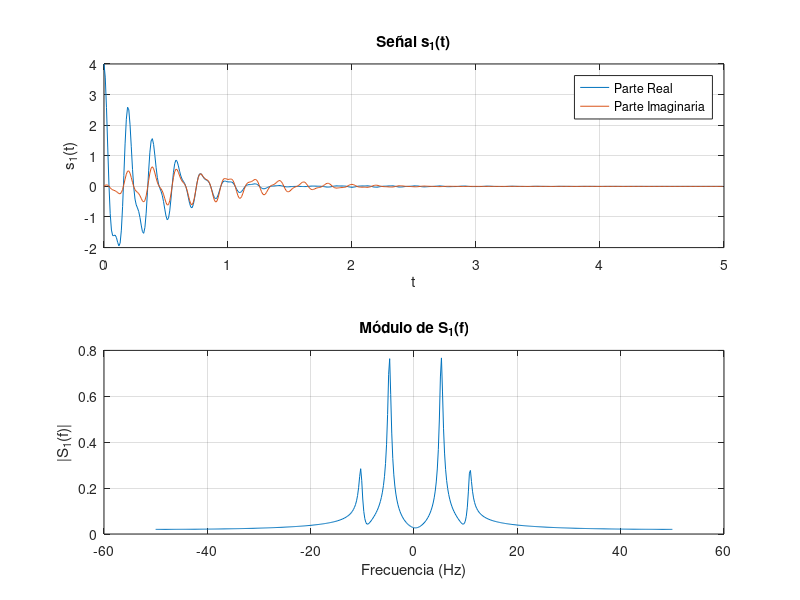
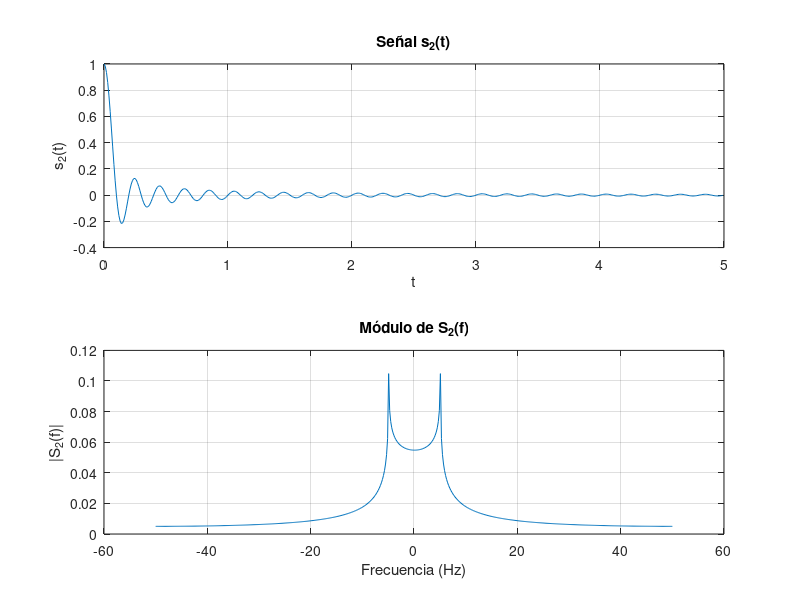
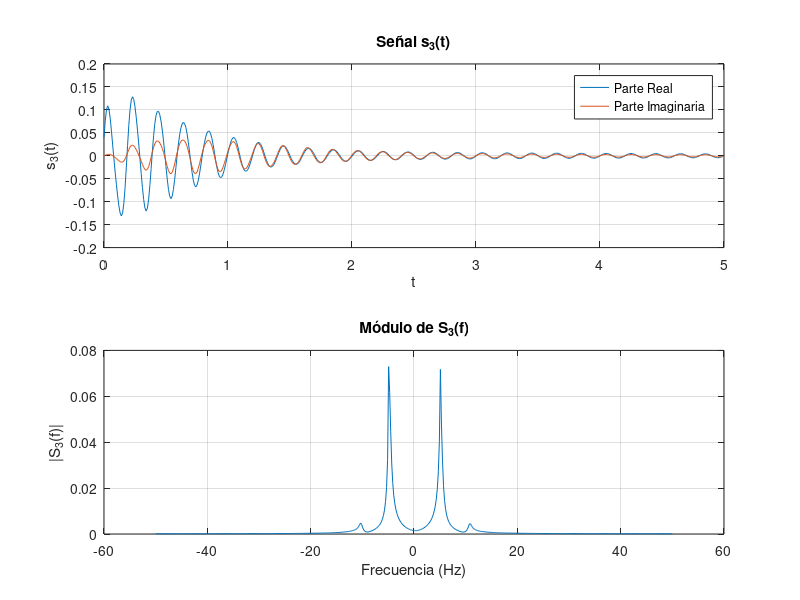

Reproduce these figures in MATLAB, in order.
%%
%Author: 
%  ___                                                       _     __      
% /\_ \                                                    /' \  /'_ `\    
% \//\ \   __  __   ___     __      ____   ___ ___   _ __ /\_, \/\ \L\ \   
%   \ \ \ /\ \/\ \ /'___\ /'__`\   /',__\/' __` __`\/\`'__\/_/\ \ \___, \  
%    \_\ \\ \ \_\ /\ \__//\ \L\.\_/\__, `/\ \/\ \/\ \ \ \/   \ \ \/__,/\ \ 
%    /\____\ \____\ \____\ \__/.\_\/\____\ \_\ \_\ \_\ \_\    \ \_\   \ \_\
%    \/____/\/___/ \/____/\/__/\/_/\/___/ \/_/\/_/\/_/\/_/     \/_/    \/_/
%%
clear; 
close all;
clc;

%%
%
inct = 0.01;
T = 5;
t = 0:inct:T-inct;

s1_t = exp( (-2 + 1i)*t ) .* ( sin( 21*pi*t +pi/2 ) + 3*cos( 10*pi*t )  );

% Transformada:
N= 500; % Elegir N de tal manera que T = N * inct
incw = 2*pi/((N-1)*inct); % Calcula w (rad/s)
w = -pi/inct:incw:pi/inct;

% Calcular la Transformada de Fourier continua
S1_f = fftshift(fft(s1_t)*inct);
f = w./(2*pi);

% Graficando la s1(t) y el módulo de S1(f):
figure;

subplot(2,1,1)
plot(t, real(s1_t))
hold on
plot(t, imag(s1_t))
hold off
xlabel('t')
ylabel('s_1(t)')
title('Señal s_1(t)')
grid on
legend('Parte Real', 'Parte Imaginaria');

subplot(2,1,2)
plot(f, abs(S1_f))
xlabel('Frecuencia (Hz)')
ylabel('|S_1(f)|')
title('Módulo de S_1(f)')
grid on

% Energía de s1(t):
E_s1_t = inct * sum(abs(s1_t).^2);

% Hallar la w tal que |Xw| sea máximo:
[~, ind_max] = max(abs(S1_f));
frecuencia_maxima = w(ind_max);

%%
% b)
N2 = 500; % Elegir N de tal manera que T = N * inct
s2_t = sinc(10*t);

incw2 = 2*pi/((N2-1)*inct); 
w2 = -pi/inct:incw2:pi/inct;
f2 = w2./(2*pi);

% Calcular la Transformada de Fourier continua
S2_f = fftshift(fft(s2_t)*inct);

figure;

subplot(2,1,1)
plot(t, s2_t)
xlabel('t')
ylabel('s_2(t)')
title('Señal s_2(t)')
grid on

subplot(2,1,2)
plot(f2, abs(S2_f))
xlabel('Frecuencia (Hz)')
ylabel('|S_2(f)|')
title('Módulo de S_2(f)')
grid on

%%
%
E_s2_t = inct * sum(abs(s2_t).^2);

%%
% Apartado c)
% Debemos utilizar la propiedad x(t)*h(t) -> (FT) X(f) . H(f)
S3_f = S1_f .* S2_f;

% Ahora hacemos la transformada inversa para recuperar s3(t):
s3_t = ifft(ifftshift(S3_f)/inct);

% Graficamos:

figure;

subplot(2,1,1)
plot(t, real(s3_t));
hold on
plot(t, imag(s3_t));
xlabel('t')
ylabel('s_3(t)')
title('Señal s_3(t)')
grid on
legend('Parte Real', 'Parte Imaginaria');

subplot(2,1,2)
plot(f, abs(S3_f))
xlabel('Frecuencia (Hz)')
ylabel('|S_3(f)|')
title('Módulo de S_3(f)')
grid on

E_s3_t = inct * sum(abs(s3_t).^2);
